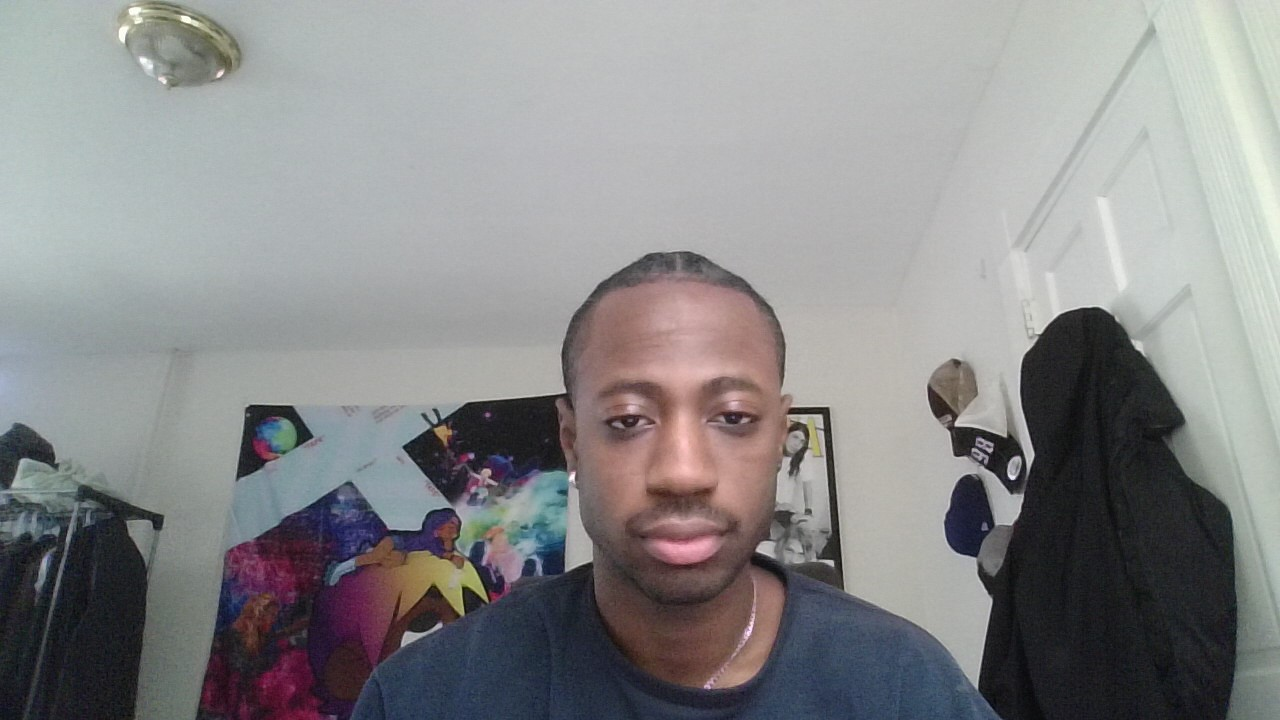
#> input picture tests/myface.jpg, 1280 x 720 px
$ python put_text.py
#> lines starting #> are read from the running program, lines starting #| are printed output that depends on the picture; after the words box and inside, x2 and y2 are one past the last pixel; in counts of white or black regions, pixels touching at a corner belong together
import cv2 as cv

image = cv.imread("myface.jpg")
#> image is the input picture: shape (720, 1280, 3); mean B, G, R 138.3, 137.5, 137.7
print(image)
#> (printed output is left out)
height, width, _ = image.shape
#> height = 720; width = 1280


text = "Hello, OpenCV!"
font = cv.FONT_HERSHEY_SIMPLEX
font_scale = 1
thickness = 2
color = (255, 255, 255)
text_size = cv.getTextSize(text, font, font_scale, thickness)[0]
text_x = int((width - text_size[0]) / 2)
#> text_x = 525
text_y = int((height + text_size[1]) / 2)
#> text_y = 371
cv.putText(image, text, (text_x, text_y), font, font_scale, color, thickness)
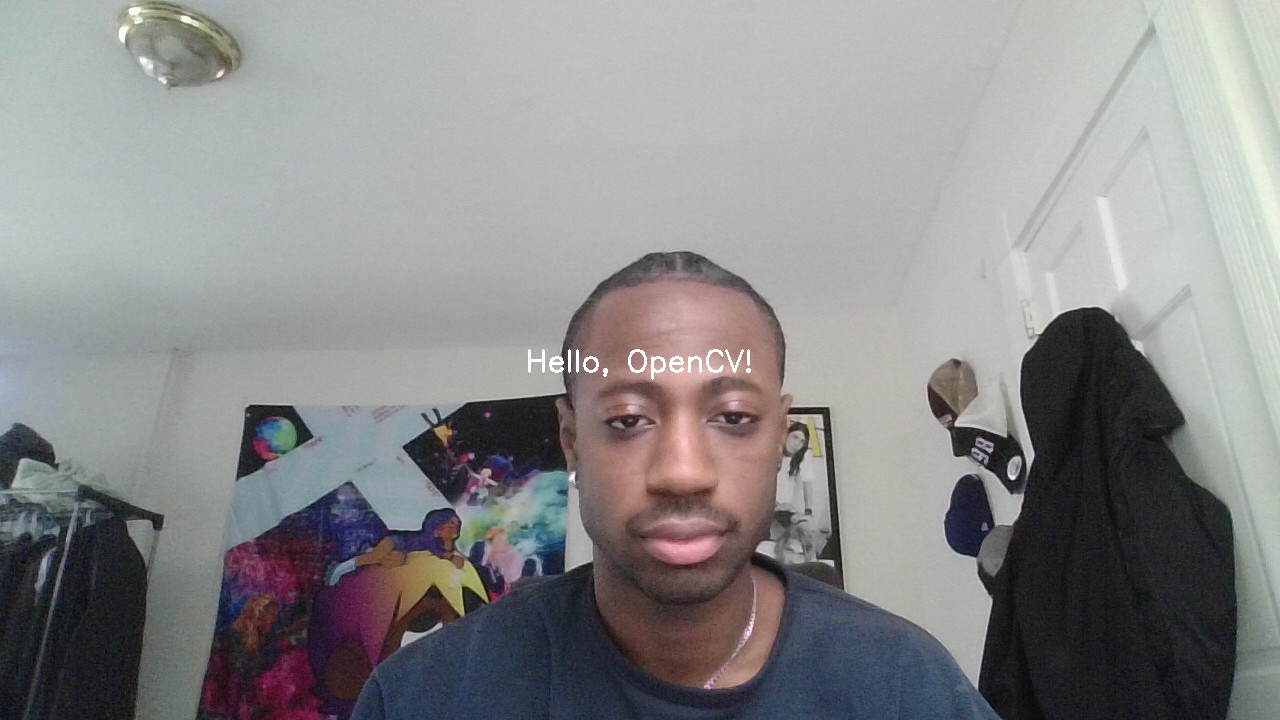
#> image: shape (720, 1280, 3); 0.17% of pixels changed, all inside (x1, y1, x2, y2) = (528, 349, 751, 380)


cv.imshow("Image with Text", image)
cv.waitKey(0)
cv.destroyAllWindows()
